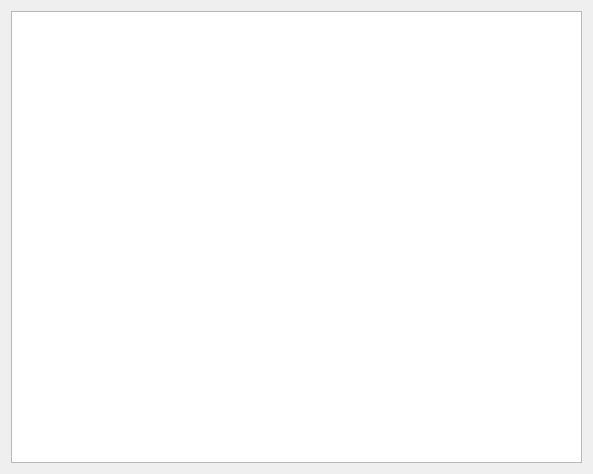
<?xml version="1.0" encoding="UTF-8"?>
<ui version="4.0">
 <class>ViewTableForm</class>
 <widget class="QWidget" name="ViewTableForm">
  <property name="geometry">
   <rect>
    <x>0</x>
    <y>0</y>
    <width>593</width>
    <height>474</height>
   </rect>
  </property>
  <property name="windowTitle">
   <string>Form</string>
  </property>
  <layout class="QVBoxLayout" name="verticalLayout">
   <item>
    <widget class="QTableWidget" name="tableWidget">
     <property name="editTriggers">
      <set>QAbstractItemView::NoEditTriggers</set>
     </property>
     <property name="alternatingRowColors">
      <bool>true</bool>
     </property>
     <property name="gridStyle">
      <enum>Qt::SolidLine</enum>
     </property>
     <attribute name="verticalHeaderVisible">
      <bool>false</bool>
     </attribute>
    </widget>
   </item>
  </layout>
 </widget>
 <resources/>
 <connections/>
</ui>
